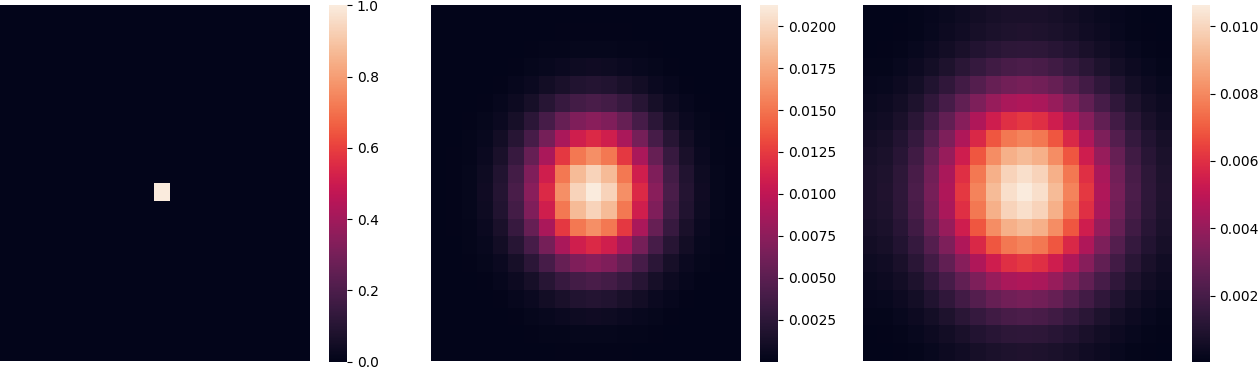

Generate this figure with Python:
import seaborn as sns
import matplotlib.pyplot as plt

from cml import *

model = CML_2D(lambda u: u, 20, 0.5, u0=lambda x: 1.0 if x == (10,10) else 0.0)

fig, axs = plt.subplots(1, 3, figsize=(13, 4))
sns.heatmap(model.value, ax=axs[0], xticklabels=False, yticklabels=False)

for _ in range(30):
	model.step()

sns.heatmap(model.value,  ax=axs[1], xticklabels=False, yticklabels=False)

for _ in range(30):
	model.step()

sns.heatmap(model.value,  ax=axs[2], xticklabels=False, yticklabels=False)

fig.tight_layout()
fig.savefig('diffusion.png', bbox_inches='tight', pad_inches=0)
plt.show()